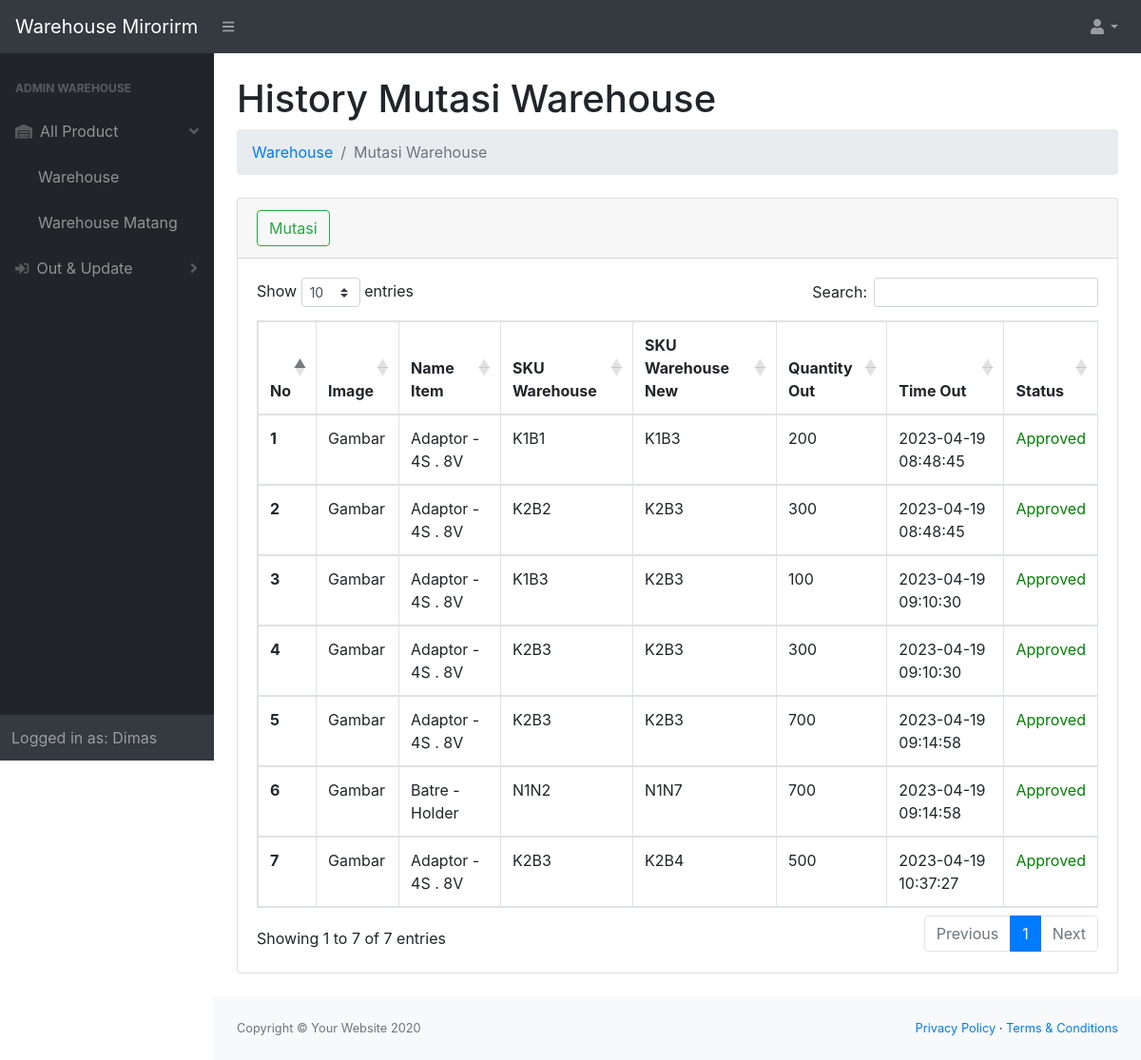
Screenshot of /gudang/index.php?url=mutasi (signed in) with the database file from the repository.
### tables this page shows
CREATE TABLE `product_id` (
  `id_product` int(11) NOT NULL,
  `image` mediumtext NOT NULL,
  `nama` varchar(200) NOT NULL,
  `jenis` varchar(200) NOT NULL
);

CREATE TABLE `mutasi_id` (
  `id_mutasi` int(11) NOT NULL,
  `id_gudang` int(11) NOT NULL,
  `skug_lama` varchar(200) NOT NULL,
  `skug_baru` varchar(200) NOT NULL,
  `quantity_out` int(11) NOT NULL,
  `datetime` timestamp NOT NULL DEFAULT current_timestamp(),
  `status_mutasi` varchar(200) NOT NULL DEFAULT 'Not Approved'
);

### gudang/mutasi.php (the view, shortened to what this page needs)
<div class="container-fluid">
                        <h1 class="mt-4">History Mutasi Warehouse</h1>
                        <ol class="breadcrumb mb-4">
                            <li class="breadcrumb-item"><a href="index.php?url=gudang">Warehouse</a></li>
                            <li class="breadcrumb-item active">Mutasi Warehouse</li>
                        </ol>
                        <div class="card mb-4">
                            <div class="card-header">
                            <a type="button" class="btn btn-outline-success" href="index.php?url=mutasilist">Mutasi</a>
                            </div>
                            <div class="card-body">
                                <div class="table-responsive">
                                    <table class="table table-hover table-bordered" id="dataTable" width="100%" cellspacing="0">
                                        <thead>
                                            <tr>
                                                <th>No</th>
                                                <th>Image</th>
                                                <th>Name Item</th>
                                                <th>SKU Warehouse</th>
                                                <th>SKU Warehouse New</th>
                                                <th>Quantity Out</th>
                                                <th>Time Out</th>
                                                <th>Status</th>
                                            </tr>
                                        </thead>
                                        <tbody>
                                            <?php
                                                $select = mysqli_query($conn, "SELECT * FROM product_id, gudang_id, mutasi_id WHERE product_id.id_product=gudang_id.id_product AND gudang_id.id_gudang=mutasi_id.id_gudang");
                                                $i = 1;
                                                while($data=mysqli_fetch_array($select)){
                                                    $status = $data['status_mutasi'];
                                            ?>
                                            <tr>
                                                <th><?=$i++;?></th>
                                                <td>Gambar</td>
                                                <td><?=$data['nama'];?></td>
                                                <td class="text-uppercase"><?=$data['skug_lama'];?></td>
                                                <td class="text-uppercase"><?=$data['skug_baru'];?></td>
                                                <td><?=$data['quantity_out'];?></td>
                                                <td><?=$data['datetime'];?></td>
                                                <?php
                                                if($status=='Approved'){
                                                    echo "<td style='color: green;'>$status</td>";
                                                } else {
                                                    echo "<td style='color: red;'>$status</td>";
                                                }
                                                ?>
                                            </tr>
                                            <?php
                                                }
                                            ?>
                                        </tbody>
                                    </table>
                                </div>
                            </div>
                        </div>
                    </div>

### rows the page displays
product_id: nama "Adaptor - 4S . 8V", mutasi_id.skug_lama "K1B1", mutasi_id.skug_baru "K1B3", mutasi_id.quantity_out "200", mutasi_id.datetime "2023-04-19 08:48:45", mutasi_id.status_mutasi "Approved", mutasi_id.skug_lama "K2B2", mutasi_id.skug_baru "K2B3", mutasi_id.quantity_out "300", mutasi_id.skug_lama "K1B3", mutasi_id.quantity_out "100", mutasi_id.datetime "2023-04-19 09:10:30", mutasi_id.skug_lama "K2B3", mutasi_id.quantity_out "700", mutasi_id.datetime "2023-04-19 09:14:58", mutasi_id.skug_baru "K2B4", mutasi_id.quantity_out "500", mutasi_id.datetime "2023-04-19 10:37:27"
product_id: nama "Batre - Holder", mutasi_id.skug_lama "N1N2", mutasi_id.skug_baru "N1N7", mutasi_id.quantity_out "700", mutasi_id.datetime "2023-04-19 09:14:58", mutasi_id.status_mutasi "Approved"

### other values shown
$_SESSION['nama_user'] "Dimas"
